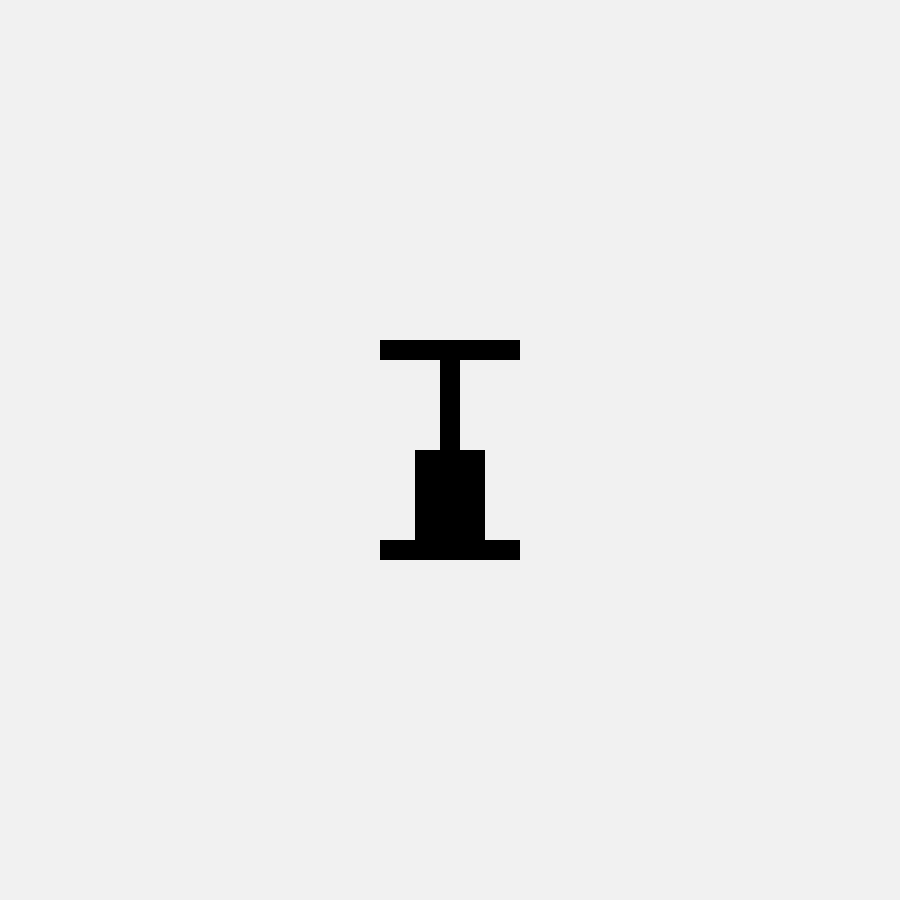
Frame 1 (no input)
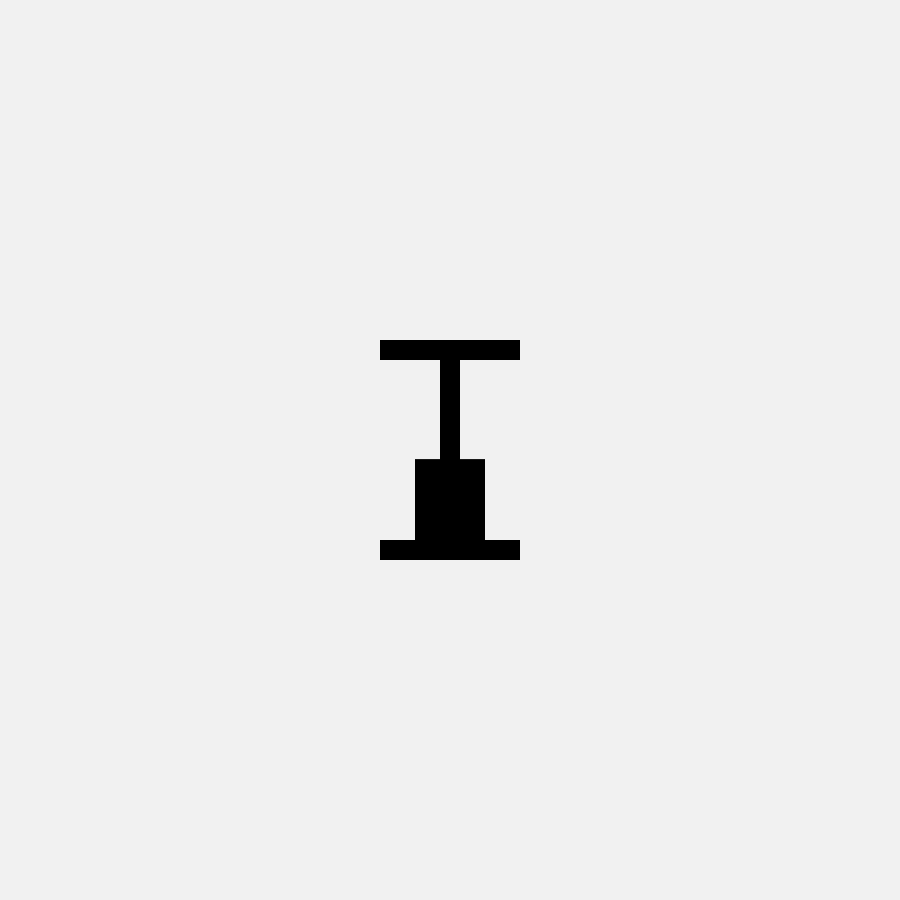
Frame 60 (the mouse pressed at the canvas centre just before this capture)
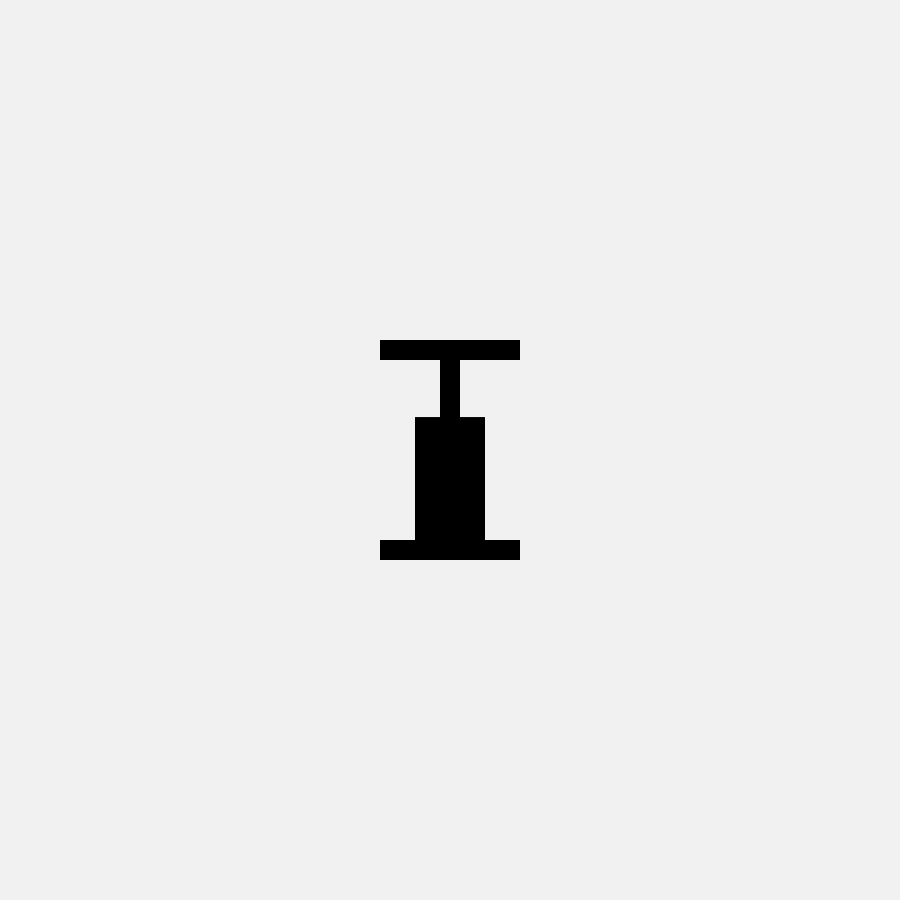
Frame 120 (the mouse held since frame 60 and released just before this capture)

The Processing sketch that drew these frames (run headless with seeded random() and noise(); from frame 60 on, the mouse is pressed at the canvas centre):

// Processing sketch: sketch_02_04_typography_i
// ── sketch_02_04_typography_i.pde
color bg = #000000;
color fg = #f1f1f1;

void setup() {
  size(900, 900);
  background(fg);
}

void draw() {
  background(fg); 
  translate(width/2, height/2);
  rectMode(CENTER);
  ellipseMode(CENTER);
  noStroke();
  fill(bg);

  float wave = sin(frameCount * 0.05) * 150;
  float wave2 = sin(frameCount * 0.05) * -150;
  float wave3 = sin(frameCount * 0.05) * 100;
  rect(0, -100, 140, 20);
  rect(0, 0, 20, 200);
  rect(0, 100, 140, 20);

  rect(0, 120+wave3, 70, 250);
  rect(0, 220+wave, 140, 40);
  rect(0, -220+wave2, 140, 40);

  fill(fg);
  rect(0, 260, 400, 300);
  rect(0, -260, 400, 300);
}
